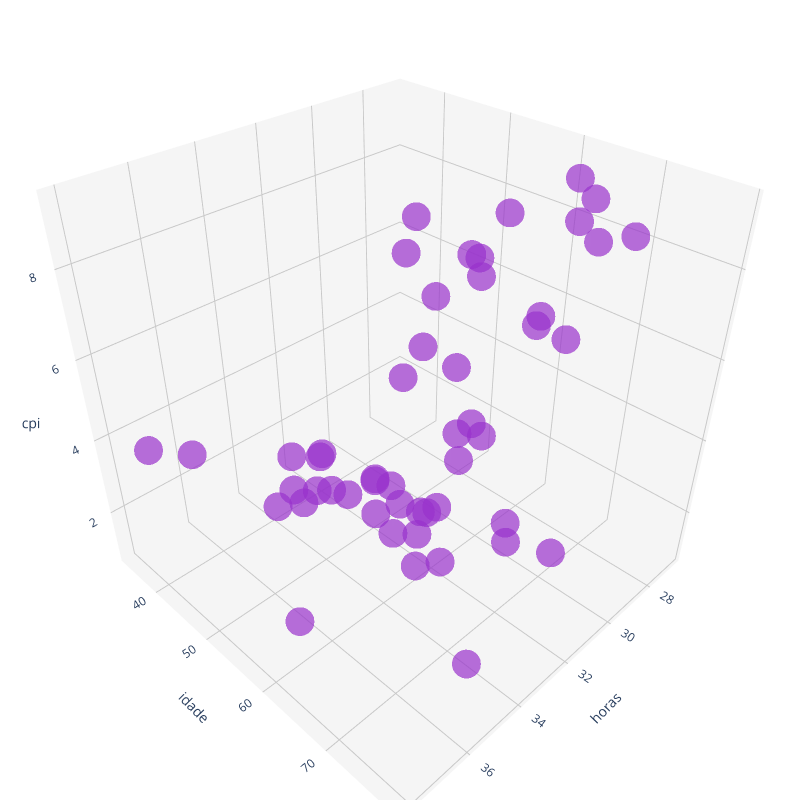

Notebook code cell kept with this figure:
### Code cell
# Gráfico 3D com scatter 
trace = go.Scatter3d(
    x=df_paises['horas'], 
    y=df_paises['idade'], 
    z=df_paises['cpi'], 
    mode='markers',
    marker={
        'size': 10,
        'color': 'darkorchid',
        'opacity': 0.7,
    },
)

layout = go.Layout(
    margin={'l': 0, 'r': 0, 'b': 0, 't': 0},
    width=800,
    height=800,
    plot_bgcolor='white',
    scene=dict(
        xaxis=dict(
            gridcolor='rgb(200, 200, 200)',
            backgroundcolor='whitesmoke'
        ),
        yaxis=dict(
            gridcolor='rgb(200, 200, 200)',
            backgroundcolor='whitesmoke'
        ),
        zaxis=dict(
            gridcolor='rgb(200, 200, 200)',
            backgroundcolor='whitesmoke'
        )
    )
)

data = [trace]

plot_figure = go.Figure(data=data, layout=layout)
plot_figure.update_layout(scene=dict(
    xaxis_title='horas',
    yaxis_title='idade',
    zaxis_title='cpi'
))

plot_figure.show()

### Figure 1 — Plotly figure (JSON) as saved in the notebook; plotly's stock layout.template omitted (floating-point values rounded to 4 significant figures)
{"data": [{"marker": {"color": "darkorchid", "opacity": 0.7, "size": 10}, "mode": "markers", "type": "scatter3d", "x": [35, 32, 32, 30.1, 35, 33.4, 34, 34, 33, 32, 38.1, 30, 32, 30, 27.5, 30, 31, 29.8, 33.5, 32, 31.3, 35.1, 32, 33.9, 32.4, 31.7, 32.8, 26.8, 31, 27.1, 33.2, 34.7, 38, 33.2, 34.5, 34.9, 33.8, 34.5, 37.8, 31.8, 30, 32, 32, 34.1, 31.2, 34.5, 32.8, 32.1, 34.5, 34.9], "y": [72, 64, 72, 67, 59, 61, 70, 49, 79, 58, 42, 76, 59, 70, 66, 60, 53, 56, 63, 42, 63, 66, 58, 44, 62, 39, 73, 61, 65, 64, 58, 75, 50, 69, 67, 46, 58, 61, 64, 62, 70, 65, 34, 63, 68, 61, 44, 60, 65, 51], "z": [3.9, 8.7, 7.9, 7.1, 4, 8.9, 6.2, 2.5, 4, 6.3, 4.6, 9.3, 2.1, 6.8, 7.9, 3.5, 8.5, 2.3, 1.8, 0.8, 8, 3.9, 2, 1.9, 2.8, 1.5, 3.4, 8.8, 9.3, 8.6, 3.3, 1.4, 5.3, 6, 3.7, 2.1, 3.7, 3.5, 2.8, 6.1, 9.2, 8.7, 1, 3.8, 2.5, 4.4, 2.4, 7.6, 7.1, 2.8]}], "layout": {"height": 800, "margin": {"b": 0, "l": 0, "r": 0, "t": 0}, "plot_bgcolor": "white", "scene": {"xaxis": {"backgroundcolor": "whitesmoke", "gridcolor": "rgb(200, 200, 200)", "title": {"text": "horas"}}, "yaxis": {"backgroundcolor": "whitesmoke", "gridcolor": "rgb(200, 200, 200)", "title": {"text": "idade"}}, "zaxis": {"backgroundcolor": "whitesmoke", "gridcolor": "rgb(200, 200, 200)", "title": {"text": "cpi"}}}, "width": 800}}
